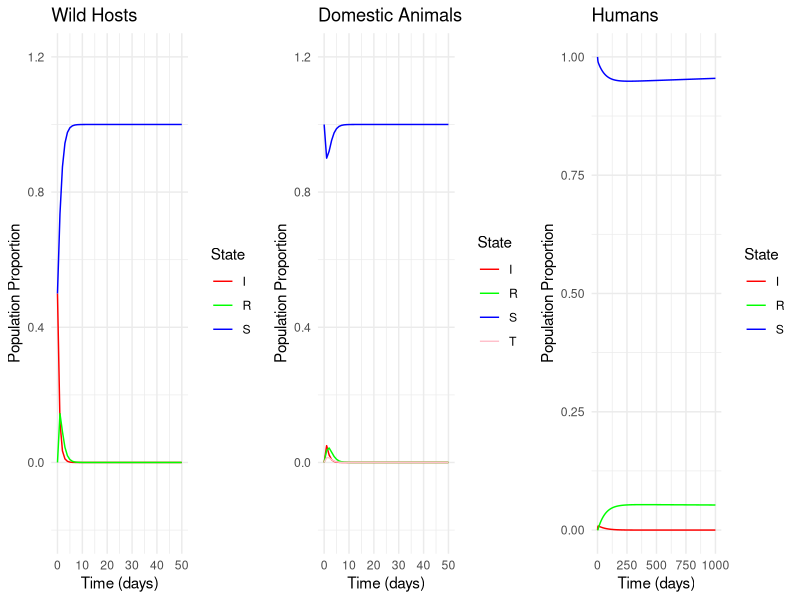

Recreate this plot in R.
#Royce & Fu (2020) replication
#April 24, 2024 (v2)

library(deSolve)
library(ggplot2)

sir_model <- function(time, state, parameters) {
  with(as.list(c(state, parameters)), {
    dS_w <- b_w - (beta_w * S_w * I_w) - (m_w * S_w)
    dI_w <- (beta_w * S_w * I_w) - (gamma_w * I_w) - (m_w * I_w)
    dR_w <- (gamma_w * I_w) - (m_w * R_w)
    
    dS_d <- b_d - (beta_d * S_d * I_d) - (p_d * S_d * I_w) - (beta_d * S_d * T_d) - (m_d * S_d)
    dI_d <- (beta_d * S_d * I_d) + (p_d * S_d * I_w) - (mu * I_d) - (gamma_d * I_d) - (m_d * I_d)
    dT_d <- (mu * I_d) + (beta_d * S_d * T_d) - (gamma_d * T_d) - (m_d * T_d)
    dR_d <- (gamma_d * I_d) + (gamma_d * T_d) - (m_d * R_d)
    
    dS_h <- b_h - (beta_h * S_h * I_h) - (p_h * S_h * T_d) - (m_h * S_h)
    dI_h <- (beta_h * S_h * I_h) + (p_h * S_h * T_d) - (gamma_h * I_h) - (m_h * I_h)
    dR_h <- (gamma_h * I_h) - (m_h * R_h) 
    
    #return the rate of change
    return(list(c(dS_w, dI_w, dR_w, dS_d, dI_d, dT_d, dR_d, dS_h, dI_h, dR_h)))
    })
}

# Parameters as described in the paper
parameters <- c(b_w = 1, # wild birth rate
                m_w = 1, # wild background death rate
                b_d = 1, # domestic birth rate
                m_d = 1, # domestic background death rate
                b_h = 0.00003252, # human birth rate # used daily rate
                m_h = 0.00002477,# human mortality rate # used daily rate
                beta_w = 0.89, # wild transmission rate 
                gamma_w = 0.981, # wild recovery rate 
                beta_d = 0.89, # domestic transmission rate 
                gamma_d = 0.981, # domestic recovery rate
                p_d = 0.51, # wild-domestic transmission rate
                beta_h = 0.078, # human transmission rate
                gamma_h = 0.091, # human recovery rate
                p_h = 0.207, # human-domestic transmission rate
                mu = 0.499 # mutation rate in domestic
                )

# Initial state values
initial_state <- c(S_w = 0.5, # From paper
                   I_w = 0.5, # From paper
                   R_w = 0, # Assumed, not specified in the paper, assuming outbreak onset
                   S_d = 1, # Assumed, not specified
                   I_d = 0, # Assumed, not specified
                   T_d = 0, # Assumed, not specified, no initial transmissible cases assumed (intermediate hosts infected with human-transmissible strain)
                   R_d = 0, # Assumed, not specified, assuming outbreak onset
                   S_h = 1, # Assumed, all humans initially susceptible
                   I_h = 0, # Assumed, no initially infected humans
                   R_h = 0 # Assumed, no initially recovered humans
                   )
# time
times <- seq(0, 1000, by = 1)

# Solve the differential equations
out <- ode(y = initial_state, times = times, func = sir_model, parms = parameters)

# Create a data frame for plotting
out_df <- as.data.frame(out)
out_df$time <- out[, "time"]

#reshape
library(reshape2)
out_long <- melt(out_df, id.vars = "time", variable.name = "Compartment", value.name = "Population")

# Plot
#plot3 - combine ======
library(gridExtra)

#add species group
out_long$SpeciesGroup <- ifelse(grepl("w", out_long$Compartment), "Wild",
                                    ifelse(grepl("d", out_long$Compartment), "Domestic", "Human"))

#add state
out_long$State <- ifelse(grepl("T", out_long$Compartment), "T",
                             substr(out_long$Compartment, 1, 1))

# Define color palette for S, I, T, R
colors <- c("S" = "blue", "I" = "red", "T" = "pink", "R" = "green")

plot_wild <- ggplot(data = subset(out_long, SpeciesGroup == "Wild"), aes(x = time, y = Population, color = State)) +
  geom_line() +
  labs(title = "Wild Hosts", x = "Time (days)", y = "Population Proportion") +
  scale_color_manual(values = colors) +
  theme_minimal() +
  scale_x_continuous(limits = c(0, 50)) +
  scale_y_continuous(limits = c(-0.2, 1.2))

plot_domestic <- ggplot(data = subset(out_long, SpeciesGroup == "Domestic"), aes(x = time, y = Population, color = State)) +
  geom_line() +
  labs(title = "Domestic Animals", x = "Time (days)", y = "Population Proportion") +
  scale_color_manual(values = colors) +
  theme_minimal() +
  scale_x_continuous(limits = c(0, 50)) +
  scale_y_continuous(limits = c(-0.2, 1.2))

plot_human <- ggplot(data = subset(out_long, SpeciesGroup == "Human"), aes(x = time, y = Population, color = State)) +
  geom_line() +
  labs(title = "Humans", x = "Time (days)", y = "Population Proportion") +
  scale_color_manual(values = colors) +
  theme_minimal() #+
  #scale_x_continuous(limits = c(0, 1000)) +
  #scale_y_continuous(limits = c(0, 1))

# Combine the plots into one figure
combined_plot <- grid.arrange(plot_wild, plot_domestic, plot_human, ncol = 3)
